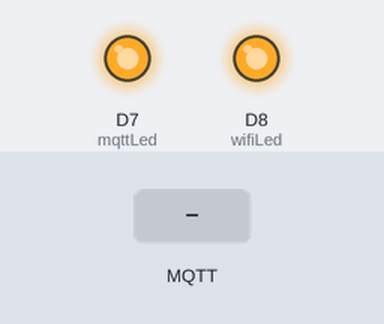
A sketch run on a simulated ESP8266 (NodeMCU). Shown: output pins drawn as LEDs (lit = HIGH). The test bench sets the inputs (shaded band). WiFi joins after 1.5 s; servers stay silent unless stated; random numbers use the default seed unless the sketch sets one; no MQTT or app messages arrive unless stated; what the sketch prints to the serial monitor is not drawn.

Above: at 0.1 s.
At 1.52 s:
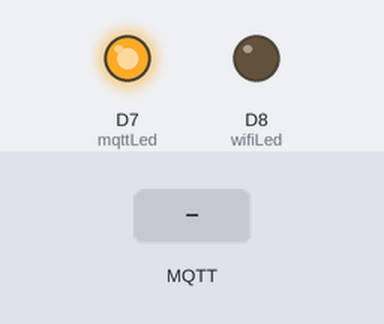
At 2.7 s:
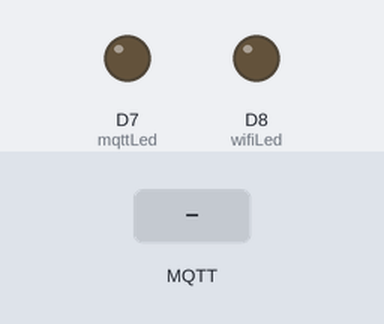
2.8 s: MQTT message "1" arrives on the first subscribed topic
4.3 s: MQTT message "on" arrives on the first subscribed topic
5.8 s: MQTT message "off" arrives on the first subscribed topic
Timing chart, 0 to 8.8 s (numbered marks = the images above; inputs shaded):
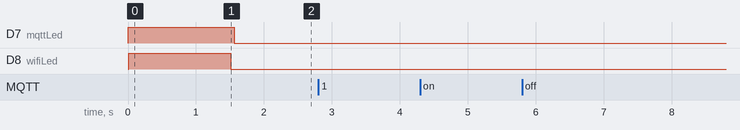

Measured:
- after the input at 2.8 s, every drawn part: stays the same
- after the input at 4.3 s, every drawn part: stays the same
- after the input at 5.8 s, every drawn part: stays the same

The sketch:

mqtt_bridge_cloud.ino
```cpp
/*
   add wifi auto reconn
   send data via serial to local SW
   add status leds
   add on-off capability for NFC

   FORMAT:

   TOPIC:
   lig/stae/n
   fan/stae/n          (HA will receive)
   lig/comm/n          (HA will publish)
   fan/comm/n

   - value of 'n' starts from 0

   PAYLOAD:
   O - on
   F - off
   S - switch
   no RGB support

   Serial data format:
   {topic}{space}{payload}
   total length of 10 + 1 + 1 = 12 characters
*/


#include <ESP8266WiFi.h>
#include <PubSubClient.h>
#include <SoftwareSerial.h>

const char* ssid = "R7";
const char* password = "Internet701";
const char* mqtt_server = "m12.cloudmqtt.com";
const char* mqtt_username = "yfjefqfh";
const char* mqtt_pass = "DQ1Jsb2RgJEH";
int mqtt_port = 15267;

String ss_data = "";
boolean ss_str_sent = true;

SoftwareSerial swSer(D1, D2, false, 256);

WiFiClient espClient;
PubSubClient client(espClient);

boolean light0state = false;
boolean fan0state = false;

String lightCommTopic = "lig/comm/0";
String fanCommTopic = "fan/comm/0";

int wifiLed = D8;
int mqttLed = D7;


void setup_wifi() {

  if (WiFi.status() == WL_CONNECTED) {
    digitalWrite(wifiLed, LOW);
    return;
  }

  delay(10);
  Serial.println();
  Serial.print("Connecting to ");
  Serial.println(ssid);

  WiFi.begin(ssid, password);

  digitalWrite(wifiLed, HIGH);
  while (WiFi.status() != WL_CONNECTED) {
    delay(500);
    Serial.print(".");
  }
  digitalWrite(wifiLed, LOW);

  randomSeed(micros());

  Serial.println("");
  Serial.println("WiFi connected");
  Serial.println("IP address: ");
  Serial.println(WiFi.localIP());
}

void callback(char* topic, byte* payload, unsigned int length) {
  Serial.print("Message arrived [");
  Serial.print(topic);
  Serial.print("] ");

  ss_data = "";
  ss_data += topic;
  ss_data += " ";
  for (int i = 0; i < length; i++) {
    Serial.print((char)payload[i]);
    ss_data += (char)payload[i];
  }

  Serial.println();
  Serial.println("Prepard string for serial comm:");
  Serial.println(ss_data);
  ss_str_sent = false;
}

void reconnect() {
  // Loop until we're reconnected
  while (!client.connected()) {
        digitalWrite(mqttLed, HIGH);
    setup_wifi();
    Serial.print("Attempting MQTT connection...");
    // Create a random client ID
    String clientId = "ESP8266Client-";
    clientId += String(random(0xffff), HEX);
    // Attempt to connect
    if (client.connect(clientId.c_str(), mqtt_username, mqtt_pass)) {
      digitalWrite(mqttLed, LOW);
      Serial.println("connected");
      client.subscribe("lig/#");
      client.subscribe("fan/#");
    } else {
      Serial.print("failed, rc=");
      Serial.print(client.state());
      Serial.println(" try again in 5 seconds");
      // Wait 5 seconds before retrying
      delay(5000);
    }
  }
}

void setup() {
  Serial.begin(115200);
  swSer.begin(115200);
  client.setServer(mqtt_server, mqtt_port);
  client.setCallback(callback);

  pinMode(wifiLed, OUTPUT);
  pinMode(mqttLed, OUTPUT);

  Serial.println("Cloud MQTT to local Bridge");

  if (!client.connected()) {
    reconnect();
  }
}

void loop() {
  if (!ss_str_sent) {
    swSer.write(ss_data.c_str());
    ss_str_sent = true;
    Serial.println("Serial data sent");
  }

  if (!client.connected()) {
    reconnect();
  }
  client.loop();
}
```
